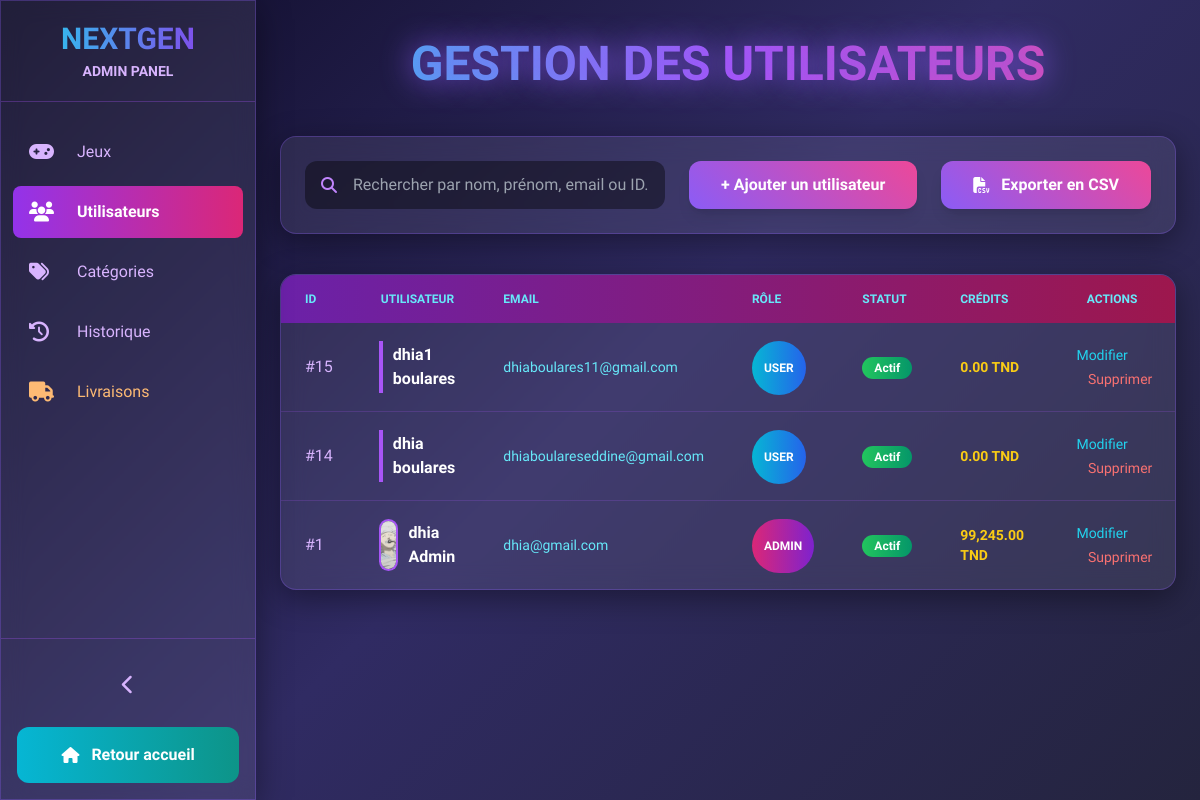
Page /view/backoffice/admin_users.php (signed in) on the committed database.
### tables this page shows
CREATE TABLE `users` (
  `id` int(11) NOT NULL,
  `nom` varchar(50) NOT NULL,
  `prenom` varchar(50) NOT NULL,
  `email` varchar(100) NOT NULL,
  `telephone` varchar(20) NOT NULL,
  `mdp` varchar(255) NOT NULL,
  `role` enum('user','admin') DEFAULT 'user',
  `created_at` timestamp NOT NULL DEFAULT current_timestamp(),
  `photo_profil` varchar(255) DEFAULT NULL,
  `credits` decimal(10,2) DEFAULT 0.00,
  `last_login` datetime DEFAULT NULL,
  `email_verified` tinyint(1) DEFAULT 0,
  `verification_code` char(6) DEFAULT NULL,
  `verification_expires` datetime DEFAULT NULL,
  `statut` enum('actif','suspendu','banni') DEFAULT 'actif',
  `date_inscription` datetime DEFAULT current_timestamp()
);

### config/config.php (called while the page is built)
<?php
class config
{
  private static $pdo = null;
  public static function getConnexion()
  {
    if (!isset(self::$pdo)) {
      $host = getenv('DB_HOST') ?: 'localhost';
      $port = getenv('DB_PORT') ?: '3306';
      $dbname = getenv('DB_NAME') ?: 'nextgen_db';
      $user = getenv('DB_USER') ?: 'root';
      $pass = getenv('DB_PASS') ?: '';
      try {
        self::$pdo = new PDO(
          "mysql:host={$host};port={$port};dbname={$dbname}",
          $user,
          $pass,
          [
            PDO::ATTR_ERRMODE => PDO::ERRMODE_EXCEPTION,
            PDO::ATTR_DEFAULT_FETCH_MODE => PDO::FETCH_ASSOC
          ]
        );
      } catch (Exception $e) {
        die('Database Error: ' . $e->getMessage());
      }
    }
    return self::$pdo;
  }
}

### controller/userController.php (called while the page is built, shortened)
<?php
require_once __DIR__ . '/../config/config.php';
require_once __DIR__ . '/../models/user.php';
class userController
{
    private $pdo;
    public function __construct()
    {
        $this->pdo = Config::getConnexion();
    }
    public function getAllUsers(): array
    {
        $sql = "SELECT * FROM users ORDER BY id DESC";
        $stmt = $this->pdo->prepare($sql);
        $stmt->execute();
        $results = $stmt->fetchAll();
        $users = [];
        foreach ($results as $row) {
            $users[] = new User(
                $row['nom'],
                $row['prenom'],
                $row['email'],
                $row['telephone'],
                $row['mdp'],
                $row['role'],
                (int)$row['id'],
                $row['photo_profil'] ?? 'default.jpg',
                (float)($row['credits'] ?? 0.00),
                $row['statut'] ?? 'actif',
                $row['last_login']
            );
        }
        return $users;
    }
}

### models/user.php (called while the page is built, shortened)
<?php
class User
{
    private ?int $id = null;
    private string $nom;
    private string $prenom;
    private string $email;
    private string $role;
    private ?string $photo_profil = null;
    private float $credits = 0.00;
    private string $statut = 'actif';
    public function __construct(
        string $nom = '',
        string $prenom = '',
        string $email = '',
        string $telephone = '',
        string $mdp = '',
        string $role = 'user',
        ?int $id = null,
        ?string $photo_profil = null,
        float $credits = 0.00,
        string $statut = 'actif',
        ?string $last_login = null
    ) {
        $this->id           = $id;
        $this->nom          = $nom;
        $this->prenom       = $prenom;
        $this->email        = $email;
        $this->role         = $role;
        $this->photo_profil = $photo_profil;
        $this->credits      = $credits;
        $this->statut       = $statut;
    }
    public function getId(): ?int { return $this->id; }
    public function getNom(): string { return $this->nom; }
    public function getPrenom(): string { return $this->prenom; }
    public function getEmail(): string { return $this->email; }
    public function getRole(): string { return $this->role; }
    public function getPhotoProfil(): ?string { return $this->photo_profil; }
    public function getCredits(): float { return $this->credits; }
    public function getStatut(): string { return $this->statut; }
}

### view/backoffice/admin_users.php (the view, shortened to what this page needs)
<?php
require_once '../../controller/userController.php';
$userController = new userController();
$search = trim($_GET['search'] ?? '');
$users = $userController->getAllUsers();
?>
<!DOCTYPE html>
<html lang="fr" class="h-full">
<head>
  <script src="https://cdn.tailwindcss.com"></script>
  <link href="https://cdnjs.cloudflare.com/ajax/libs/font-awesome/6.5.0/css/all.min.css" rel="stylesheet">
</head>
<body class="h-full" x-data="{ sidebarOpen: true }">
  <aside :class="sidebarOpen ? 'sidebar-open' : 'sidebar-closed'"
         class="glass fixed inset-y-0 left-0 z-40 flex flex-col transition-all duration-300 overflow-hidden">
    <div class="p-5 text-center border-b border-purple-500/30">
      <h1 class="text-3xl font-black bg-gradient-to-r from-cyan-400 to-purple-600 bg-clip-text text-transparent">NEXTGEN</h1>
      <p x-show="sidebarOpen" class="text-purple-300 text-sm font-bold mt-1">ADMIN PANEL</p>
    </div>
    <nav class="flex-1 px-3 py-6 space-y-2">
      <?php $current = basename($_SERVER['PHP_SELF']); ?>
      <a href="admin_jeux.php" class="flex items-center space-x-4 px-4 py-3 rounded-lg transition <?= $current==='admin_jeux.php'?'bg-gradient-to-r from-purple-600 to-pink-600 text-white':'hover:bg-white/10 text-purple-300' ?>">
        <i class="fas fa-gamepad w-8 text-xl"></i>
        <span x-show="sidebarOpen">Jeux</span>
      </a>
      <a href="admin_users.php" class="flex items-center space-x-4 px-4 py-3 rounded-lg bg-gradient-to-r from-purple-600 to-pink-600 text-white font-bold">
        <i class="fas fa-users w-8 text-xl"></i>
        <span x-show="sidebarOpen">Utilisateurs</span>
      </a>
      <a href="admin_categories.php" class="flex items-center space-x-4 px-4 py-3 rounded-lg transition <?= $current==='admin_categories.php'?'bg-gradient-to-r from-purple-600 to-pink-600 text-white':'hover:bg-white/10 text-purple-300' ?>">
        <i class="fas fa-tags w-8 text-xl"></i>
        <span x-show="sidebarOpen">Catégories</span>
      </a>
      <a href="admin_historique.php" class="flex items-center space-x-4 px-4 py-3 rounded-lg transition <?= $current==='admin_historique.php'?'bg-gradient-to-r from-purple-600 to-pink-600 text-white':'hover:bg-white/10 text-purple-300' ?>">
        <i class="fas fa-history w-8 text-xl"></i>
        <span x-show="sidebarOpen">Historique</span>
      </a>
      <a href="admin_livraisons.php" class="flex items-center space-x-4 px-4 py-3 rounded-lg transition <?= $current==='admin_livraisons.php'?'bg-gradient-to-r from-orange-600 to-amber-600 text-white':'hover:bg-white/10 text-orange-300' ?>">
        <i class="fas fa-truck w-8 text-xl"></i><span x-show="sidebarOpen">Livraisons</span>
      </a>
    </nav>
    <div class="p-4 border-t border-purple-500/30">
      <button @click="sidebarOpen = !sidebarOpen" class="w-full py-4 hover:bg-white/5 transition rounded-lg">
        <i class="fas fa-chevron-left mx-auto text-xl text-purple-300" :class="{'rotate-180': !sidebarOpen}"></i>
      </button>
      <a href="../frontoffice/index.php" class="flex items-center justify-center gap-3 px-4 py-4 mt-3 rounded-xl bg-gradient-to-r from-cyan-500 to-teal-600 text-white font-bold hover:scale-105 transition">
        <i class="fas fa-home"></i>
        <span x-show="sidebarOpen">Retour accueil</span>
      </a>
    </div>
  </aside>
  <main class="min-h-screen transition-all duration-300" :class="sidebarOpen ? 'lg:ml-64 ml-20' : 'ml-20'">
    <div class="max-w-7xl mx-auto px-6 py-10">
      <h1 class="text-center text-5xl font-black bg-gradient-to-r from-cyan-400 via-purple-500 to-pink-500 bg-clip-text text-transparent neon-text mb-12">
      </h1>
      <div class="flex flex-col sm:flex-row gap-6 mb-10 glass p-6 rounded-2xl">
        <form method="GET" class="flex-1">
          <div class="relative">
            <i class="fas fa-search absolute left-4 top-1/2 -translate-y-1/2 text-purple-400"></i>
            <input type="text" name="search" value="<?= htmlspecialchars($search) ?>"
                   placeholder="Rechercher par nom, prénom, email ou ID..."
                   class="w-full pl-12 pr-4 py-3 bg-black/40 rounded-xl text-white focus:outline-none focus:ring-2 focus:ring-purple-500">
          </div>
        </form>
        <div class="flex flex-col sm:flex-row gap-6">
        <a href="ajouter_users.php" class="btn-neon text-white font-bold py-3 px-8 rounded-xl shadow-lg hover:shadow-xl transition text-center">
          + Ajouter un utilisateur
        </a>
        <a href="export_users_csv.php" class="btn-neon text-white font-bold py-3 px-8 rounded-xl shadow-lg hover:shadow-xl transition flex items-center justify-center gap-3">
          <i class="fas fa-file-csv"></i> Exporter en CSV
        </a>
      </div>
      </div>
      <div class="glass rounded-2xl overflow-hidden">
        <div class="overflow-x-auto">
          <table class="w-full">
            <thead>
              <tr class="bg-gradient-to-r from-purple-800 to-pink-800">
                <th class="px-6 py-4 text-left text-xs font-bold text-cyan-300 uppercase">ID</th>
                <th class="px-6 py-4 text-left text-xs font-bold text-cyan-300 uppercase">Utilisateur</th>
                <th class="px-6 py-4 text-left text-xs font-bold text-cyan-300 uppercase">Email</th>
                <th class="px-6 py-4 text-left text-xs font-bold text-cyan-300 uppercase">Rôle</th>
                <th class="px-6 py-4 text-left text-xs font-bold text-cyan-300 uppercase">Statut</th>
                <th class="px-6 py-4 text-left text-xs font-bold text-cyan-300 uppercase">Crédits</th>
                <th class="px-6 py-4 text-center text-xs font-bold text-cyan-300 uppercase">Actions</th>
              </tr>
            </thead>
            <tbody class="divide-y divide-purple-500/20">
              <?php foreach ($users as $u): ?>
              <tr class="hover:bg-white/5 transition">
                <td class="px-6 py-5 text-purple-300 font-medium">#<?= $u->getId() ?></td>
                <td class="px-6 py-5">
                  <div class="flex items-center gap-3">
                    <div class="relative">
                      <img src="../../resources/<?= htmlspecialchars($u->getPhotoProfil() ?: 'default.jpg') ?>"
                           class="w-12 h-12 rounded-full object-cover ring-2 ring-purple-500">
                    </div>
                    <div>
                      <div class="font-semibold text-white"><?= htmlspecialchars($u->getPrenom() . ' ' . $u->getNom()) ?></div>
                    </div>
                  </div>
                </td>
                <td class="px-6 py-5 text-cyan-300 text-sm"><?= htmlspecialchars($u->getEmail()) ?></td>
                <td class="px-6 py-5">
                  <span class="px-3 py-5 py-1 rounded-full text-xs font-bold text-white <?= $u->getRole() === 'admin' ? 'bg-gradient-to-r from-pink-600 to-purple-700' : 'bg-gradient-to-r from-cyan-500 to-blue-600' ?>">
                    <?= strtoupper($u->getRole()) ?>
                  </span>
                </td>
                <td class="px-6 py-5">
                  <span class="px-3 py-1 rounded-full text-xs font-bold text-white
                    <?= $u->getStatut() === 'actif' ? 'bg-gradient-to-r from-green-500 to-emerald-600' :
                       ($u->getStatut() === 'suspendu' ? 'bg-gradient-to-r from-orange-500 to-amber-600' : 'bg-gradient-to-r from-red-600 to-rose-700') ?>">
                    <?= ucfirst($u->getStatut()) ?>
                  </span>
                </td>
                <td class="px-6 py-5 text-yellow-400 font-bold text-sm"><?= number_format($u->getCredits(), 2) ?> TND</td>
                <td class="px-6 py-5 text-center space-x-4">
                  <a href="modifier_users.php?id=<?= $u->getId() ?>" class="text-cyan-400 hover:text-cyan-200 text-sm font-medium mr-5">Modifier</a>
                  <a href="?delete=<?= $u->getId() ?>" onclick="return confirm('Supprimer cet utilisateur ?')" class="text-red-400 hover:text-red-300 text-sm font-medium">Supprimer</a>
                </td>
              </tr>
              <?php endforeach; ?>
            </tbody>
          </table>
        </div>
      </div>
    </div>
  </main>
</body>
</html>

### view/backoffice/admin_users.php (style rules this page uses)
body { background: linear-gradient(135deg, #0f0c29, #302b63, #24243e); font-family: 'Exo 2', sans-serif; color: #e0e7ff; }
.glass { background: rgba(255,255,255,0.08); backdrop-filter: blur(12px); border: 1px solid rgba(139,92,246,0.3); box-shadow: 0 8px 32px rgba(0,0,0,0.4); }
.neon-text { text-shadow: 0 0 30px #8b5cf6; }
.btn-neon { background: linear-gradient(45deg, #8b5cf6, #ec4899); box-shadow: 0 0 30px rgba(139,92,246,0.6); }
.sidebar-open { width: 16rem; }

### rows in the picture
users: id "15", $u->getPrenom() . ' ' . $u->getNom() "dhia1 boulares", email "dhiaboulares11@gmail.com", role "USER", statut "Actif", credits "0.00"
users: id "14", $u->getPrenom() . ' ' . $u->getNom() "dhia boulares", email "dhiaboulareseddine@gmail.com", role "USER", statut "Actif", credits "0.00"
users: id "1", photo_profil (picture), $u->getPrenom() . ' ' . $u->getNom() "dhia Admin", email "dhia@gmail.com", role "ADMIN", statut "Actif", credits "99,245.00"
